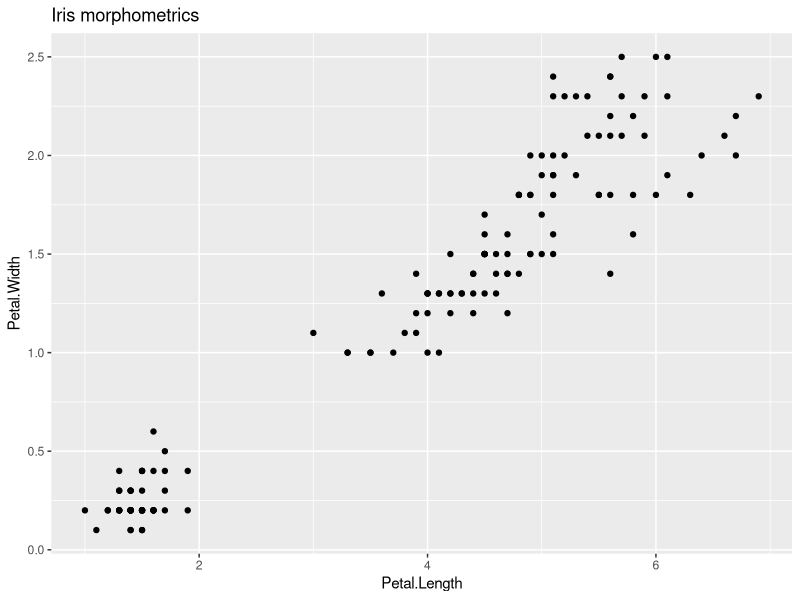

This figure's R source:
library(ggplot2)

ggplot(data = iris, aes(Petal.Length, Petal.Width))+
  geom_point()+
labs(title = "Iris morphometrics")
  